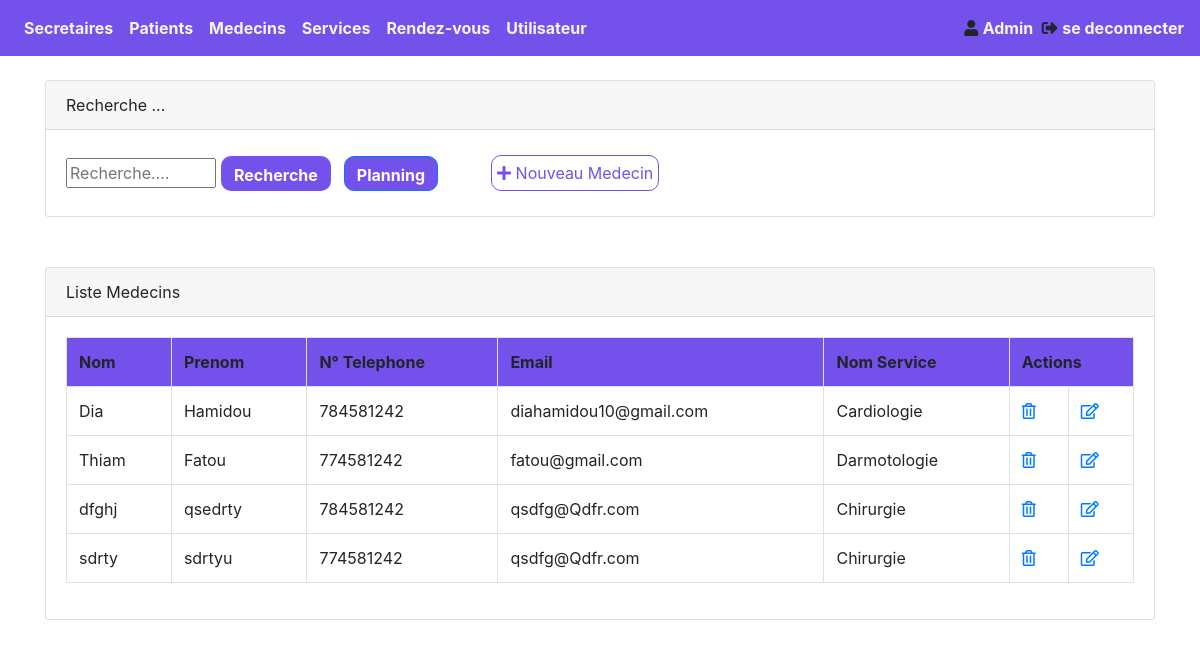
The app's page /index.php?action=listesMedecin (signed in) with its own data.
### tables this page shows
CREATE TABLE `medecin` (
  `id_medecin` int(11) NOT NULL,
  `nom` varchar(50) NOT NULL,
  `prenom` varchar(100) NOT NULL,
  `num_telephone` varchar(10) NOT NULL,
  `email` varchar(50) NOT NULL,
  `id_service` int(11) NOT NULL
);

CREATE TABLE `specialite` (
  `id_specialite` int(11) NOT NULL,
  `nom` varchar(100) NOT NULL,
  `id_secretaire` int(11) NOT NULL
);

### model/medecinManager.php (called while the page is built, shortened)
<?php
class MedecinManager extends Medecin
{
    private $_db;
    public function __construct(PDO $db)
    {
        $this->_db = $db;
    }
    public function listes()
    {
        $requete = $this->_db->prepare('SELECT m.id_medecin,m.nom AS nom_medecin,prenom,num_telephone,email,s.nom AS nom_service,m.id_service
        FROM medecin m,specialite s WHERE m.id_service = s.id_specialite');
        $requete->execute();
        return $requete->fetchAll(PDO::FETCH_ASSOC);
    }
}
?>

### lib/fonctions.php (the view, shortened to what this page needs)
        <?php
function afficherTableMedecin(array $listeMedecin)
{
  echo  '<th>Nom</th><th>Prenom</th><th>N° Telephone</th><th>Email</th><th>Nom Service</th><th colspan ="2">Actions</th>';
    foreach($listeMedecin as $medecin)
    {
        echo '<tr>';
        echo '<td>'.$medecin['nom_medecin'].'</td><td>'.$medecin['prenom'].'</td><td>'
        .$medecin['num_telephone'].'</td><td>'.$medecin['email'].'</td><td>'.$medecin['nom_service'].'</td>';
        echo '<td><a href="index.php?action=deleteMedecin&amp;id='.$medecin['id_medecin'].'"><i class="fa fa-trash-o fa-1x" aria-hidden="true"></a></td>';
        echo '<td><a href="index.php?action=medecinUpdate&amp;id='.$medecin['id_medecin'].'"><i class="fa fa-pencil-square-o fa-1x" aria-hidden="true"></i></a></td>';
        echo '</tr>';
    }
}
?>

### vue/backend/viewListesMedecin.php (shortened to what this page needs)
<?php $profile= $_SESSION['profil']?>
<?php require('lib/fonctions.php')?>
<div class="container">
    <div class="card moncard">
        <div class="card-header">Recherche ...</div>
        <div class="card-body">
            <form class="form-inline" action="index.php?action=findMedecin" method="POST" id="formulaire">
                <div class="form-group">
                    <input type="text" name="mot" placeholder="Recherche...." class="control-form mr-sm inputSearch" id="mot">
                    <button class="btn mr-sm-2 rechercher" type="submit" value="rechercher">Recherche</button>
                </div>
                <div class="form-group">
                    <button class="btn btn-primary mr-sm-5 rechercher" type="submit" value="planning" name="planning">Planning</button>
                </div>
                <div class="form-group">
                <span class="lienAdd"><i class="fa fa-plus" aria-hidden="true"></i>
                    <a href="index.php?action=ajoutMedecin">Nouveau Medecin</a>
                </span>
                </div>
            </form>
        </div>
    </div>
    <div class="card">
        <div class="card-header monpanel">Liste Medecins</div>
        <div class="card-body">
            <section class="col-ms-8 table-responsive">
                <table class="table table-bordered table-hover">
                    <?php
                        if(isset($findListeMedecin))
                        {
                            afficherTableMedecin($findListeMedecin);
                        }
                        else if(isset($listesPlanning))
                        {
                            afficherTablePlannig($listesPlanning);
                        }
                        else
                        {
                            afficherTableMedecin($listesMedecin);
                        }
                    ?>
                </table>
            </section>
        </div>
    </div>
</div>
<?php $content = ob_get_clean();?>
<?php require('template.php'); ?>

### index.php (shortened to what this page needs)
<?php
require_once('controller/backend.php');
try
{
    if(isset($_GET['action']))
    {
        if($_GET['action'] == 'ajoutSecretaire')
        {
            require('vue/backend/viewAddSecretaire.php');
        }
        elseif($_GET['action'] == 'listesSecretaire')
        {
            listesSecretaire($index = 1);
        }
        elseif($_GET['action'] == 'searchSecretaire' && isset($_POST['mot']))
        {
            searchSecretaire($_POST['mot']);
        }
        elseif($_GET['action'] == 'ajoutPatient')
        {
            require('vue/backend/viewAddPatient.php');
        }
        elseif($_GET['action'] == 'listesPatient')
        {
            listesPatient($index = 1);
        }
        elseif($_GET['action'] == 'findPatient' && isset($_POST['mot']))
        {
            findPatient($_POST['mot']);
        }
        elseif($_GET['action'] == 'ajoutService')
        {
            listesSecretaire($index = 2);
        }
        elseif($_GET['action'] == 'listesServices')
        {
            $listesService = listesService($index = 1);
        }
        elseif($_GET['action'] == 'findService' && isset($_POST['mot']))
        {
            findService($_POST['mot']);
        }
        elseif($_GET['action'] == 'ajoutMedecin')
        {
            listesService($index = 2);
        }
        elseif($_GET['action'] == 'listesMedecin')
        {
            listesMedecin($index = 1);
        }
        elseif($_GET['action'] == 'ajoutRV')
        {
            $listesMedecin=listesMedecin($index = 2);
            $listesPatient=listesPatient($index = 2);
            $listesSecretaire=listesSecretaire($index = 4);
            require_once('vue/backend/viewAddRV.php');
        }
        elseif($_GET['action'] == 'listesRV')
        {
            listesRV();
        }
        elseif($_GET['action'] == 'ajoutUser')
        {
            require('vue/backend/viewAddUser.php');
        }
        elseif($_GET['action']== 'listesUser')
        {
            listesUser();
        }
        elseif($_GET['action']== 'connexion')
        {
            $resultat = connexionVerify($_POST['login'],$_POST['pass']);
        }
        elseif($_GET['action'] == 'deconnexion')
        {
            session_start();
            session_destroy();
            header('location: index.php');
        }
    }
    else
    {
     require('vue/frontend/viewConnexion.php');
    }
}
catch(Exception $e)
{
    echo 'Erreur :'.$e->getMessage();
}
?>

### controller/backend.php (shortened to what this page needs)
<?php
require_once 'model/medecinManager.php';
function listesMedecin($index)
{
    $db = Manager::connectDb();
    $medecinManager = new MedecinManager($db);
    $listesMedecin= $medecinManager->listes();
    if ($index == 1) {
        require('vue/backend/viewListesMedecin.php');
    } elseif ($index == 2) {
        return $listesMedecin;
    } else {
        echo 'EEEREEE';
    }
}

### vue/backend/template.php (shortened to what this page needs)
<!DOCTYPE html>
<html>
    <head>
        <link href="public/css/monStyle.css" rel="stylesheet" />
        <link href="public/fontawesome-free-5.9.0-web/css/all.min.css" rel="stylesheet"/>
        <link href="public/fontawesome-free-5.9.0-web/css/v4-shims.min.css" rel="stylesheet"/>
        <link href="public/node_modules/bootstrap/dist/css/bootstrap.min.css" rel="stylesheet"/>
        <link rel="stylesheet" href="https://maxcdn.bootstrapcdn.com/bootstrap/4.3.1/css/bootstrap.min.css">
    </head>
    <body>
            <nav class="navbar navbar-expand-md bg-color sticky-top">
                <div class="collapse navbar-collapse" id="collapsibleNavbar">
                    <ul class="navbar-nav">
                        <li class="nav-item">
                            <a class="nav-link" href="index.php?action=listesSecretaire">Secretaires</a>
                        </li>
                        <li class="nav-item">
                            <a class="nav-link" href="index.php?action=listesPatient">Patients</a>
                        </li>
                        <li class="nav-item">
                            <a class="nav-link" href="index.php?action=listesMedecin">Medecins</a>
                        </li>
                        <li class="nav-item">
                            <a class="nav-link" href="index.php?action=listesServices">Services</a>
                        </li>
                        <li class="nav-item">
                            <a class="nav-link" href="index.php?action=listesRV">Rendez-vous</a>
                        </li>
                        <li class="nav-item">
                            <a class="nav-link" href="index.php?action=listesUser">Utilisateur</a>
                        </li>
                    </ul>
                </div>
                <div class="pull-right">
                    <i class="fa fa-user fa-1x" aria-hidden="true"></i> <span class="mr-sm-1 profil"><?= $profile?></span>
                    <span><i class="fa fa-sign-out fa-1x" aria-hidden="true"></i> <a class="deconnexion" href="index.php?action=deconnexion" >se deconnecter</a></span>
                </div>
            </nav>
            <br>
        <?= $content ?>
    </body>
</html>

### public/css/monStyle.css (style rules this page uses)
body { background-color: #F1F1F1; }
th { background-color: #7451EB; text-align: center; }
.bg-color { background-color: #7451EB; }
li a { color:whitesmoke; font-weight: 700; }
.moncard { margin-bottom: 50px; }
.monpanel { background-color: #7451EB; }
.deconnexion,.profil { color:whitesmoke; font-weight: 700; }
.inputSearch { width: 150px; }
button.rechercher { background-color: #7451EB; color: #FFFFFF; font-size: 1.0em; border-radius: 10px; height: 35px; font-weight: 700; margin: 5px; }
.lienAdd { border:1px solid #7451EB; color:#7451EB; padding: 5px; border-radius: 10px/10px; margin: 5px; }
span a { color: #7451EB; }

### records on screen
medecin: nom "Dia", prenom "Hamidou", num_telephone "784581242", email "diahamidou10@gmail.com", id_service.nom "Cardiologie"
medecin: nom "Thiam", prenom "Fatou", num_telephone "774581242", email "fatou@gmail.com", id_service.nom "Darmotologie"
medecin: nom "dfghj", prenom "qsedrty", num_telephone "784581242", email "qsdfg@Qdfr.com", id_service.nom "Chirurgie"
medecin: nom "sdrty", prenom "sdrtyu", num_telephone "774581242", email "qsdfg@Qdfr.com", id_service.nom "Chirurgie"

### other values on screen
$profile "Admin"
